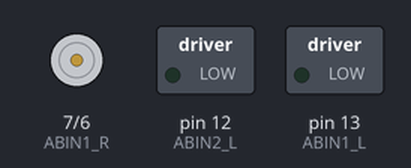
Bench run of a sketch on a simulated Arduino Uno, built with avr-gcc and run on an emulated ATmega328P. Shown: motor-driver pin pairs drawn as motors (green arrow = first pin HIGH = forward, orange = second pin HIGH = backward, longer = more drive), switched loads named in the sketch (green lamp = pin HIGH).

Above: at 0.1 s.
At 5.1 s:
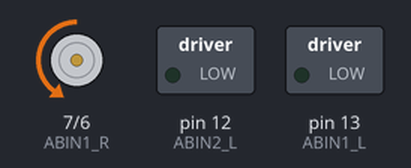
Timing chart, 0 to 6.6 s (numbered marks = the images above):
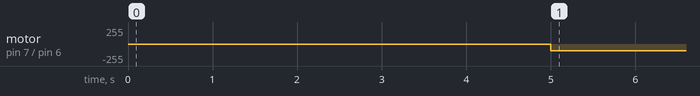

The sketch:

double_motor_driver_test.ino
```cpp
int ABIN1_L = 13;
int ABIN2_L = 12;
int ABIN1_R = 7;
int ABIN2_R = 6;

void setup() {
  pinMode(ABIN1_L, OUTPUT);  // sets the pin as output
  pinMode(ABIN2_L, OUTPUT);
  pinMode(ABIN1_R, OUTPUT);
  pinMode(ABIN2_R, OUTPUT);

  delay(5000);
}

void loop() {
  analogWrite(ABIN1_L, 0);
  analogWrite(ABIN2_L, 100);

  analogWrite(ABIN1_R, 0);
  analogWrite(ABIN2_R, 100);
}
```

Measured:
- by itself, motor on pin 7 (ABIN1_R) / pin 6 (ABIN2_R): stopped → backward 100/255 at 5.0 s
